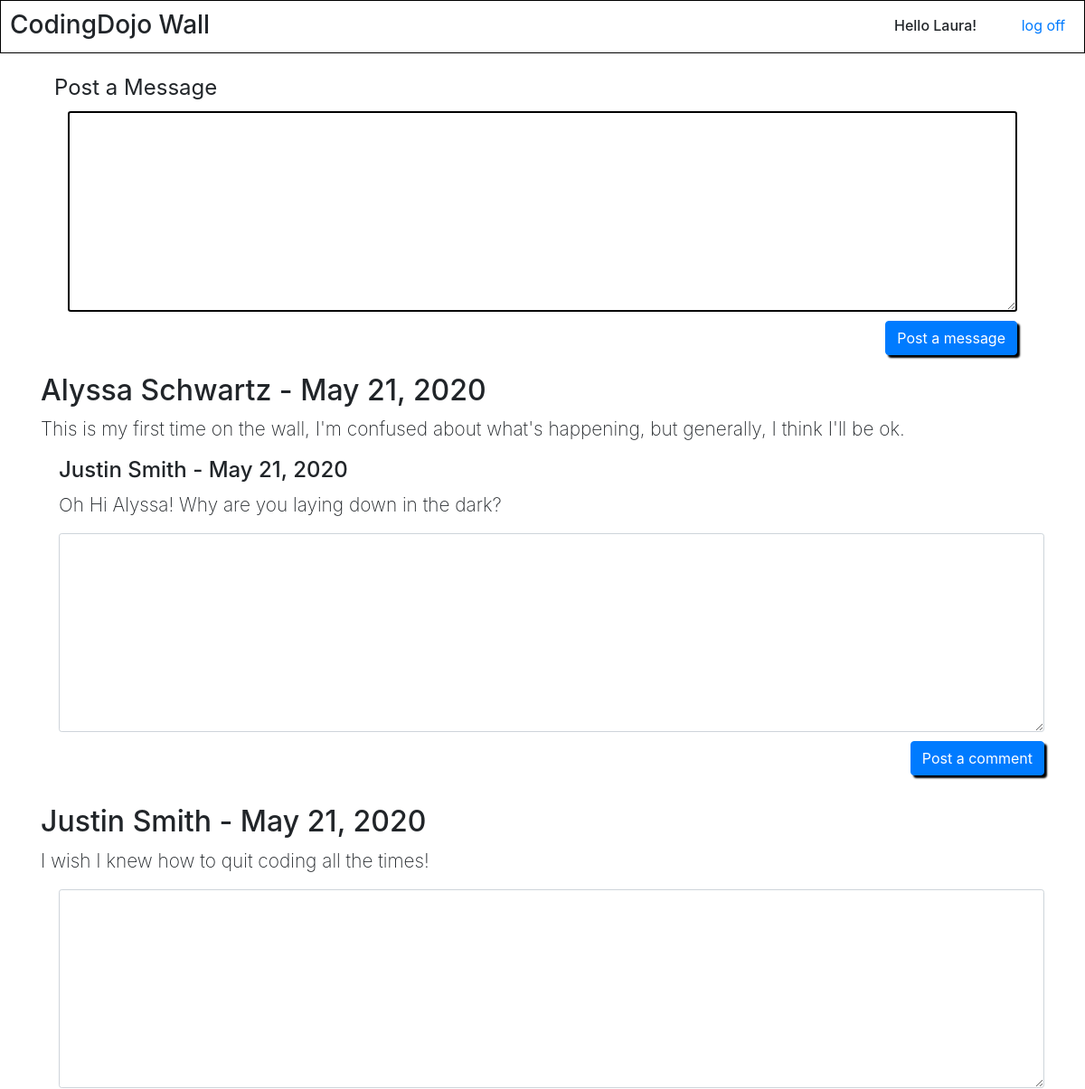
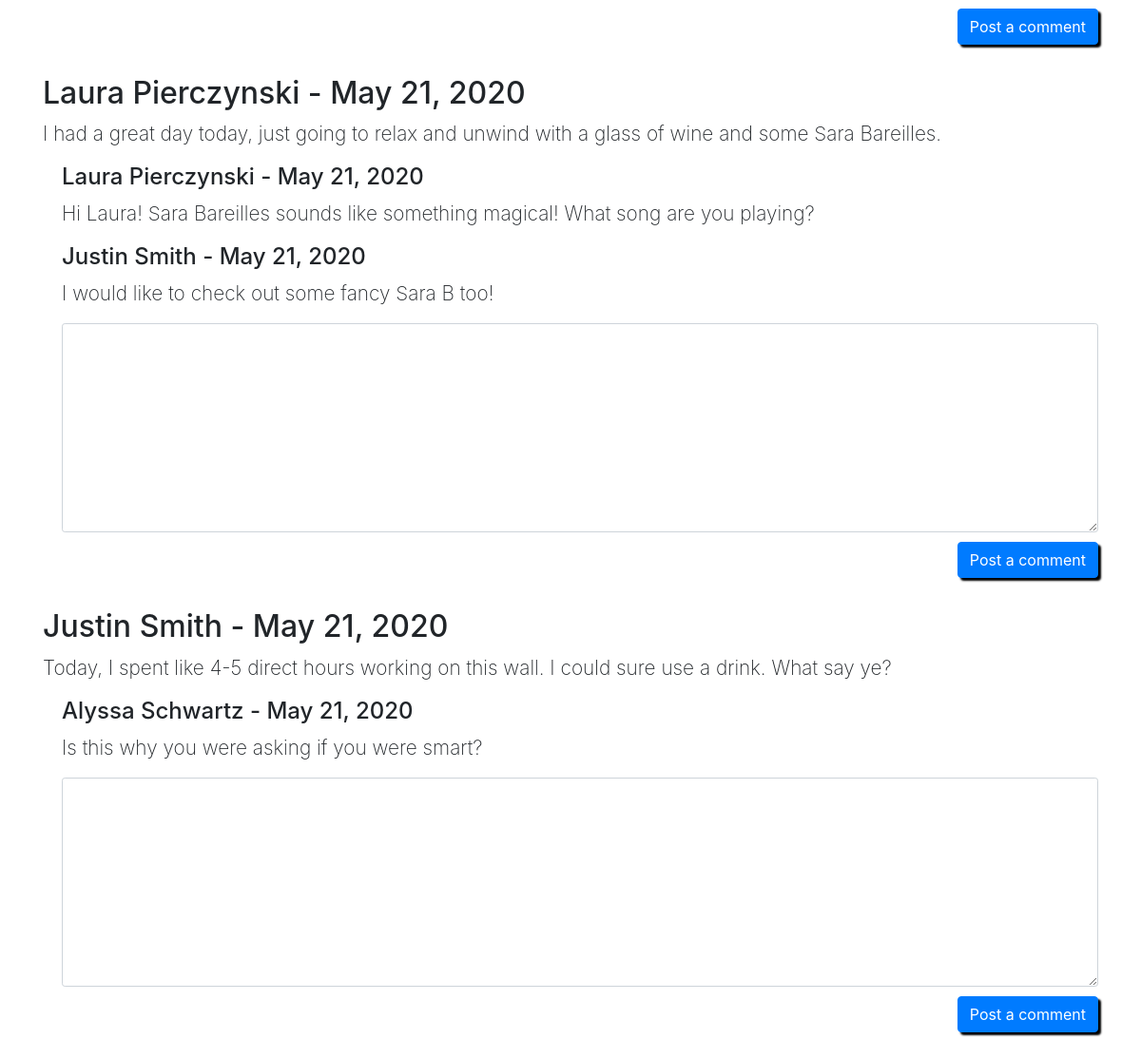
/wall/ (signed in), run on the app's committed database (2 pictures, top to bottom).
### login_registration_app/models.py (models this page shows)
class User(models.Model):
    first_name = models.CharField(max_length=255,blank=False)
    last_name = models.CharField(max_length=255,blank=False)
    email = models.EmailField(blank=False)
    password = models.CharField(max_length=85,blank=False)
    birthdate = models.DateField(default="1901-01-01",blank=True)
    objects = formManager()
    created_at = models.DateTimeField(auto_now_add=True)
    updated_at = models.DateTimeField(auto_now=True)

### wall_app/models.py (models this page shows)
class Message(models.Model):
    message = models.TextField(blank=False)
    user = models.ForeignKey(User, related_name="messages", on_delete=models.CASCADE, null=True)
    created_at = models.DateTimeField(auto_now_add=True)
    updated_at = models.DateTimeField(auto_now=True)

class Comment(models.Model):
    comment = models.TextField(blank=False)
    message = models.ForeignKey(Message, related_name="comments", on_delete=models.CASCADE)
    user = models.ForeignKey(User, related_name="comments", on_delete=models.CASCADE)
    created_at = models.DateTimeField(auto_now_add=True)
    updated_at = models.DateTimeField(auto_now=True)

### wall_app/views.py (the view)
# urls.py: path('', views.wall_home),
def wall_home(request):
    context = {
        "an_user" : User.objects.get(id=request.session['userid']),
        "number" : request.session['userid'],
        "messages" : Message.objects.all().order_by('created_at').reverse(),
        "users" : User.objects.all()
    }
    return render(request, "wall.html", context)

### wall_app/templates/wall.html (shortened to what this page needs)
<!DOCTYPE html>
<html lang="en">
<head>
    {% load static %}
    <link rel="stylesheet" href="https://stackpath.bootstrapcdn.com/bootstrap/4.5.0/css/bootstrap.min.css">
    <link rel="stylesheet" href="{% static 'css/wall_app.css' %}">
</head>
<body>
    <div class="header">
        <div class="left">
            <h3>CodingDojo Wall</h3>
        </div>
        <div class="right">
            <h6>Hello {{an_user.first_name}}!</h6>
            <a href="/logout">log off</a>
        </div>
    </div>
    <div class="wrapper container">
        <form action="/wall/new_msg" method="post">
            <div class="row">
                <label for="post">Post a Message</label><br>
            </div>
            <div class="center">
                <textarea class="form-control form-control-sm" name="message" id="post" cols="130" rows="10"></textarea>
            </div>
            <div class="form-group">
            <button class="btn btn-primary float-right" type="submit">Post a message</button>
            </div>
        </form>
    </div>
    <div class="main container">
        {% for post in messages%}
        <ul>
            <li><h2>{{post.user.first_name}} {{post.user.last_name}} - {{post.created_at.date}}</h2></li>
            <li><p class="message">{{post.message}}</p></li>
            <ul>
            {% for message in post.comments.all %}
                <li><h4>{{message.user.first_name}} {{message.user.last_name}} - {{message.created_at.date}}</h4></li>
                <li><p>{{message.comment}}</p></li>
            {% endfor %}
                <li class="formed">
                    <form action="/wall/new_comment" method="POST">
                        <div class="center">
                            <textarea class="form-control form-control-sm" name="comment" cols="130" rows="10"></textarea>
                        </div>
                    <div class="form-group">
                    <button class="btn btn-primary float-right" type="submit">Post a comment</button>
                    </div>
                    </form>
                </li>
            </ul>
        </ul>
        {% endfor %}
    </div>
</body>
</html>

### wall_app/static/css/wall_app.css (style rules this page uses)
* { padding: 0px; margin: 0px; box-sizing: border-box; }
.header { border: 1px solid black; display: flex; justify-content: space-between; padding: 5px 10px; }
.left, .right { display: inline-block; }
.left { margin-top: 5px; }
.right { width: 200px; margin-top: 10px; }
.right h6, .right a { display: inline-block; }
.right h6 { margin-right: 45px; }
.right a { vertical-align: top; }
.wrapper { width: 90%; margin: 20px auto; display: flex; }
.center { margin: auto; }
.wrapper textarea { margin: auto; border: 2px solid #000000; }
.wrapper label { font-size: 1.5em; }
button { margin-top: 10px; justify-self: end; box-shadow: 3px 3px 2px #000000; }
ul li { list-style-type: none; }
ul > ul { margin-left: 20px; }
p { font-size: 1.3em; font-weight: 200; }
.formed { height: 270px; margin-bottom: 30px; }

### data on the page
User: first_name "Laura"
Message: user.first_name "Alyssa", user.last_name "Schwartz", created_at "May 21, 2020", message "This is my first time on the wall, I'm confused about what's happening, but generally, I think I'll be ok."
Comment: user.first_name "Justin", user.last_name "Smith", created_at "May 21, 2020", comment "Oh Hi Alyssa! Why are you laying down in the dark?"
Message: user.first_name "Justin", user.last_name "Smith", created_at "May 21, 2020", message "I wish I knew how to quit coding all the times!"
Message: user.first_name "Laura", user.last_name "Pierczynski", created_at "May 21, 2020", message "I had a great day today, just going to relax and unwind with a glass of wine and some Sara Bareilles."
Comment: user.first_name "Laura", user.last_name "Pierczynski", created_at "May 21, 2020", comment "Hi Laura! Sara Bareilles sounds like something magical! What song are you playing?"
Comment: user.first_name "Justin", user.last_name "Smith", created_at "May 21, 2020", comment "I would like to check out some fancy Sara B too!"
Message: user.first_name "Justin", user.last_name "Smith", created_at "May 21, 2020", message "Today, I spent like 4-5 direct hours working on this wall. I could sure use a drink. What say ye?"
Comment: user.first_name "Alyssa", user.last_name "Schwartz", created_at "May 21, 2020", comment "Is this why you were asking if you were smart?"
